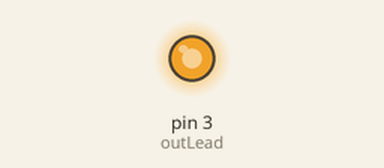
Simulated run of this sketch. Board: Arduino Uno, built with avr-gcc and run on an emulated ATmega328P. Shown: output pins drawn as LEDs (lit = HIGH). What the sketch prints to the serial monitor is not drawn.

Above: at 1.9 s.
Timing chart, 0 to 3.4 s (numbered marks = the images above):
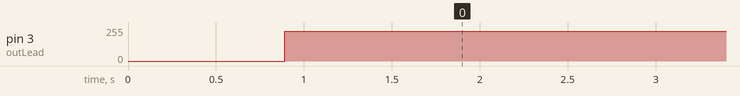

The sketch:

Sinewave_generator.ino
```cpp
#define outLead 3

int outValue = 0;
int dt = 56;


void setup() {
  // put your setup code here, to run once:
  pinMode(outLead, OUTPUT);
  Serial.begin(9600);

}

void loop() {
  // put your main code here, to run repeatedly:

  for(int j=0;j<=359;j++) {
    outValue = sin(j) * 255;
    analogWrite(outLead, outValue);
    delayMicroseconds(56);
    Serial.println(outValue);
  }

}
```

Measured:
- by itself, pin 3 (outLead): 0/255 → 223/255 at 0.89 s
